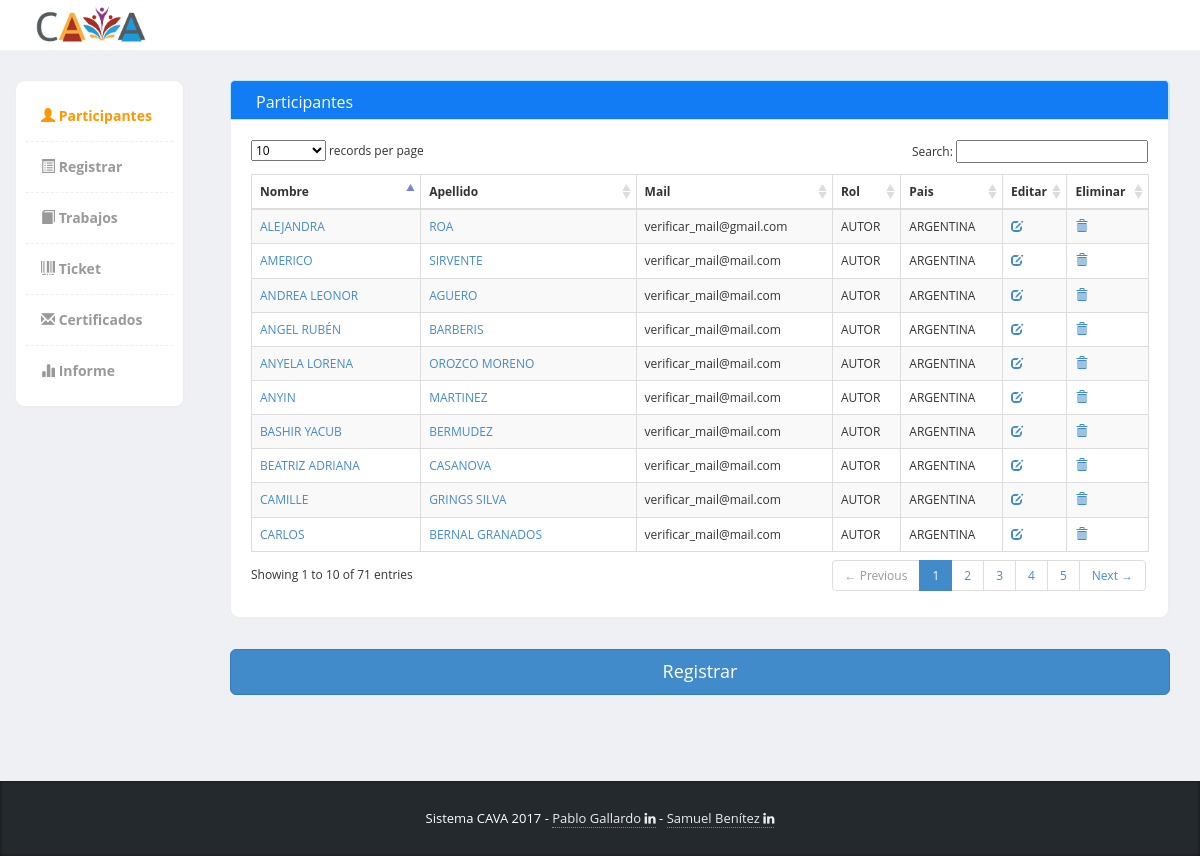
The page / on the database its author committed.
### tables this page shows
CREATE TABLE `personas` (
  `id_persona` int(11) NOT NULL,
  `nombre` varchar(64) NOT NULL,
  `apellido` varchar(64) NOT NULL,
  `mail` varchar(100) NOT NULL,
  `id_rol` int(11) NOT NULL,
  `id_pais` int(11) NOT NULL
);

CREATE TABLE `rol` (
  `id_rol` int(11) NOT NULL,
  `rol` varchar(24) NOT NULL
);

CREATE TABLE `pais` (
  `id_pais` int(11) NOT NULL,
  `pais` varchar(32) NOT NULL
);

### application/controllers/participantes.php (called while the page is built, shortened)
<?php
class Participantes extends CI_Controller {
	public function __construct(){
		$this->load->model('personas_model');
	}
	public function index()
	{
		$data['participantes_menu'] = TRUE;
		$this->load->view('commons/header_menu_view',$data);
		$data['personas'] = $this->personas_model->get();
		$this->load->view('participantes_view',$data);
		$this->load->view('commons/footer_view');
	}
}

### index.php (called while the page is built, shortened)
<?php
require_once BASEPATH.'core/CodeIgniter.php';

### application/models/personas_model.php (called while the page is built, shortened)
<?php
class personas_model extends CI_model {
	function get($condition = null){
		$this->db->select('*');
		$this->db->from('personas p');
		$this->db->join('rol r', 'p.id_rol = r.id_rol');
		$this->db->join('pais pa', 'p.id_pais = pa.id_pais');
		$this->db->order_by('nombre');
		$query = $this->db->get();
		return $query->result();
	}
}

### application/views/participantes_view.php (the view, shortened to what this page needs)
<div class="col-md-12 panel-info">
			  			<div class="content-box-header panel-heading">
		  					<div class="panel-title ">Participantes</div>
			  			</div>
			  			<div class="content-box-large box-with-header">
			  				<table cellpadding="0" cellspacing="0" border="0" class="table table-striped table-bordered" id="example">
								<thead>
									<tr>
										<th>Nombre</th>
										<th>Apellido</th>
										<th>Mail</th>
										<th>Rol</th>
										<th>Pais</th>
										<th>Editar</th>
										<th>Eliminar</th>
									</tr>
								</thead>
								<tbody>
									<?php foreach ($personas as $persona):?>
									<tr class="odd gradeX">
										<td><a href="<?=base_url('bono')?><?='/pagos/'.$persona->id_persona?>"><?=strtoupper($persona->nombre)?></a></td>
										<td><a href="<?=base_url('bono')?><?='/pagos/'.$persona->id_persona?>"><?=strtoupper($persona->apellido)?></a></td>
										<td><?=$persona->mail?></td>
										<td class="center"><?=$persona->rol?></td>
										<td class="center"><?=$persona->pais?></td>
										<td class="center"><a href="<?=base_url('registro')?><?='/modificar/'.$persona->id_persona?>" title="modificar a <?=$persona->apellido?>, <?=$persona->nombre?>"><span class="glyphicon glyphicon-edit"></span></a></td>
										<td class="center"><a href="<?=base_url('registro')?><?='/eliminar/'.$persona->id_persona?>" class="eliminar" title="eliminar a <?=$persona->apellido?>, <?=$persona->nombre?>"><span class="glyphicon glyphicon-trash"></span></a></td>
									</tr>
									<?php endforeach; ?>
								</tbody>
							</table>
						</div>
						<div class="row">
							<div class="col-md-12">
								<a href="<?=base_url('registro')?>" class="btn btn-lg btn-block btn-primary">Registrar</a>
							</div>
						</div>
</div>

### assets/template/css/styles.css (style rules this page uses)
.panel-info>.panel-heading { color: #ffffff; background-color: #117cf3; border-color: #bce8f1; }
body { font-family: 'Open Sans', sans-serif; background-color: #f7f7f7; position: relative; margin: 0px; font-size: 12px; padding: 0px; }
.content-box, .content-box-large { margin-bottom:30px; background:#fff; border-radius:10px; padding:10px; border-left:1px solid #eee; border-top:1px solid #eee; border-right:2px solid #eee; border-bottom:2px solid #eee; }
.content-box-large { padding: 20px; }
.box-with-header { border-top: none; border-top-left-radius:0px; border-top-right-radius:0px; }
.content-box-header { min-height: 40px; font-size: 16px; background:#f5f5f5; border-top-left-radius:5px; border-top-right-radius:5px; padding:10px; border-left:1px solid #eee; border-top:1px solid #eee; border-right:2px solid #eee; }
.content-box-header:after { clear:both; }
body { background-color: #eff0f3; }
.panel-heading>.panel-title, .content-box-header .panel-title { float: left; padding: 10px 15px; padding-top: 0px; }

### rows shown on the page
personas: nombre "ALEJANDRA", apellido "ROA", mail "verificar_mail@gmail.com", id_rol.rol "AUTOR", id_pais.pais "ARGENTINA"
personas: nombre "AMERICO", apellido "SIRVENTE", mail "verificar_mail@mail.com", id_rol.rol "AUTOR", id_pais.pais "ARGENTINA"
personas: nombre "ANDREA LEONOR", apellido "AGUERO", mail "verificar_mail@mail.com", id_rol.rol "AUTOR", id_pais.pais "ARGENTINA"
personas: nombre "ANGEL RUBÉN", apellido "BARBERIS", mail "verificar_mail@mail.com", id_rol.rol "AUTOR", id_pais.pais "ARGENTINA"
personas: nombre "ANYELA LORENA", apellido "OROZCO MORENO", mail "verificar_mail@mail.com", id_rol.rol "AUTOR", id_pais.pais "ARGENTINA"
personas: nombre "ANYIN", apellido "MARTINEZ", mail "verificar_mail@mail.com", id_rol.rol "AUTOR", id_pais.pais "ARGENTINA"
personas: nombre "BASHIR YACUB", apellido "BERMUDEZ", mail "verificar_mail@mail.com", id_rol.rol "AUTOR", id_pais.pais "ARGENTINA"
personas: nombre "BEATRIZ ADRIANA", apellido "CASANOVA", mail "verificar_mail@mail.com", id_rol.rol "AUTOR", id_pais.pais "ARGENTINA"
personas: nombre "CAMILLE", apellido "GRINGS SILVA", mail "verificar_mail@mail.com", id_rol.rol "AUTOR", id_pais.pais "ARGENTINA"
personas: nombre "CARLOS", apellido "BERNAL GRANADOS", mail "verificar_mail@mail.com", id_rol.rol "AUTOR", id_pais.pais "ARGENTINA"
